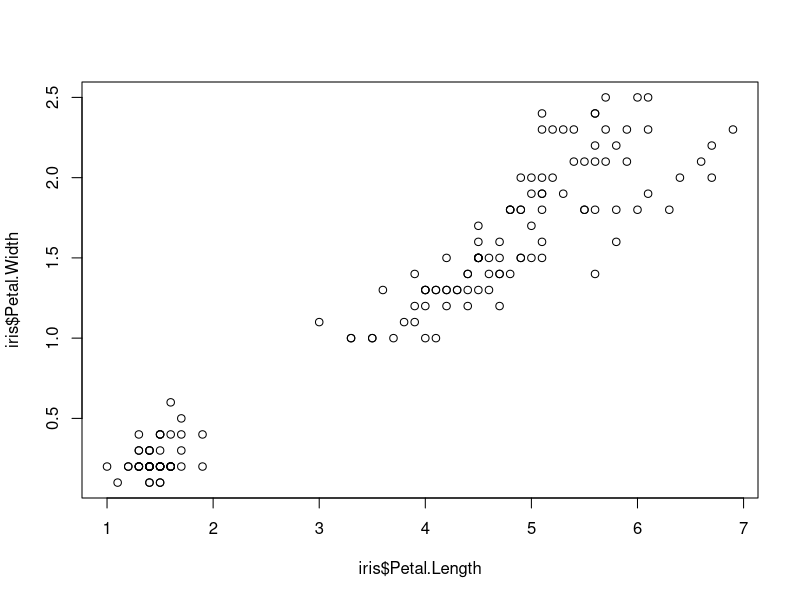
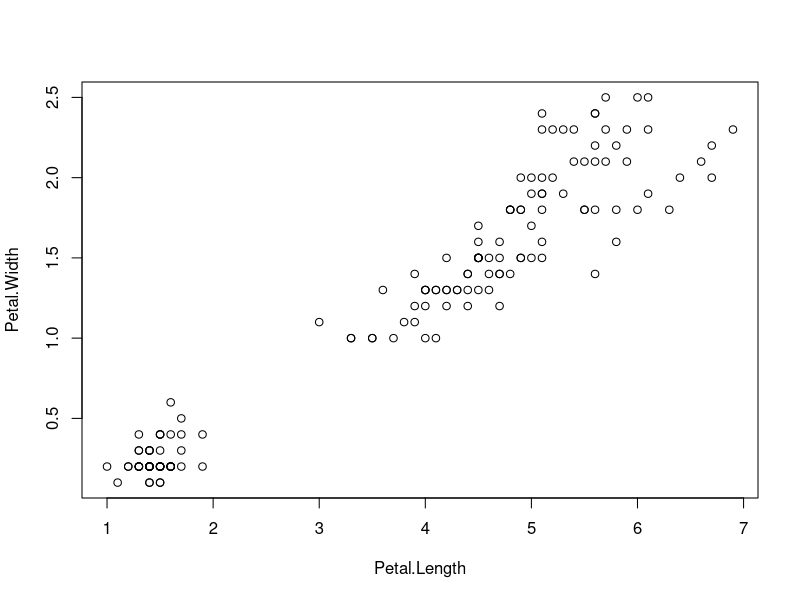

Here is the R script that generated these plots, in order:
###############################
## A short introduction to R ##
###############################

# To run the code Ctrl + Enter (Win/Mac)
# 

### First three or four

# The data `iris` is a part of the preinstalled package `datasets.` 

head(iris)

str(iris)

summary(iris)

plot(iris$Petal.Length, iris$Petal.Width)

### Assignment and piping
  
df_iris <- iris
  
df_iris[c(3,4)] |> plot()
  
lm(iris$Petal.Length ~ iris$Petal.Width, df_iris)
  
df_iris |> lm(iris$Petal.Length ~ iris$Petal.Width, data = _)
  
### Subsetting
    
df_iris[3,4]
  
df_iris[c(3,4)]
  
df_iris[c(3,4,5)]
  
df_iris[3:5]
  
df_iris[[5]] |> unique()
  
df_iris$Species |> unique()
  
### Classes and Types
    
class(df_iris)
  
class(df_iris[5])
  
class(df_iris[[5]])
  
typeof(df_iris[[1]])
  
typeof(df_iris[[5]])
  